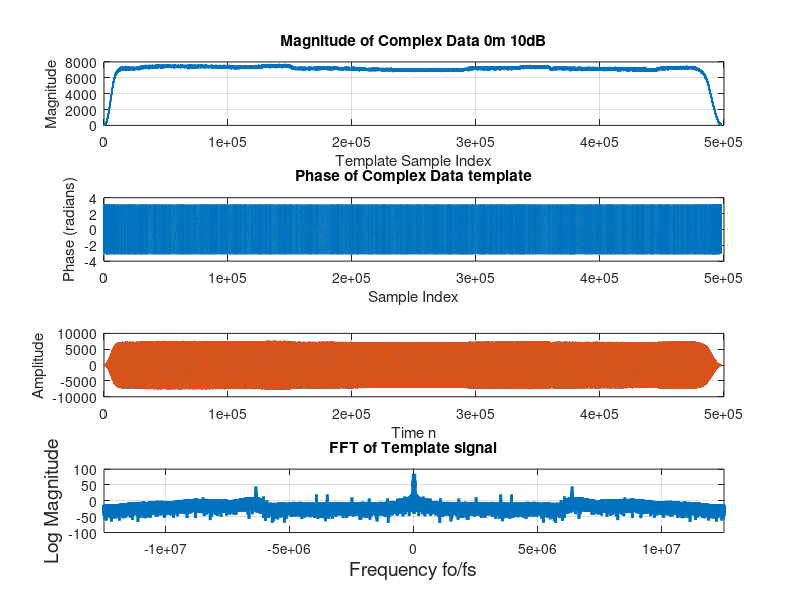
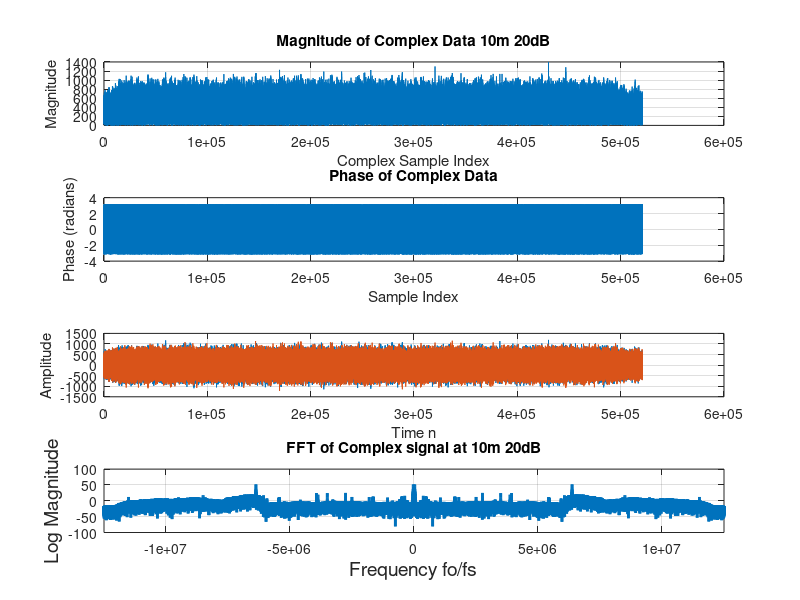
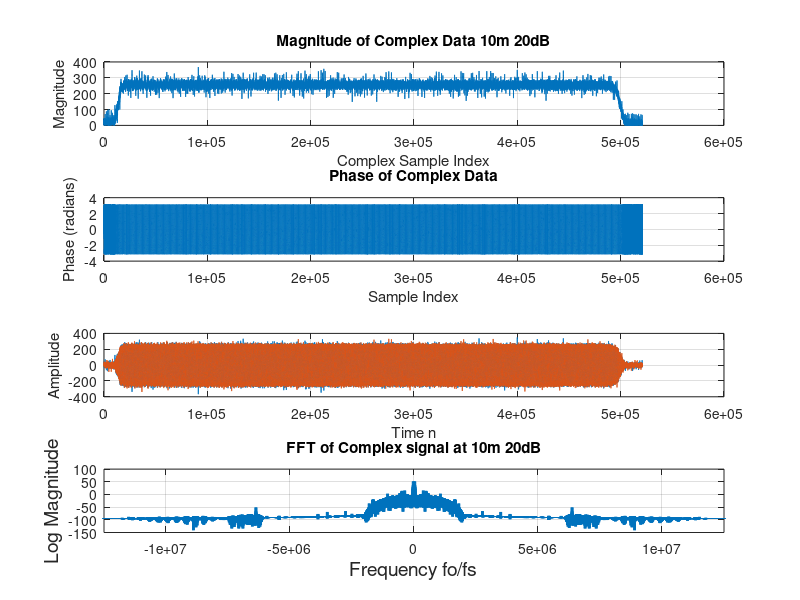
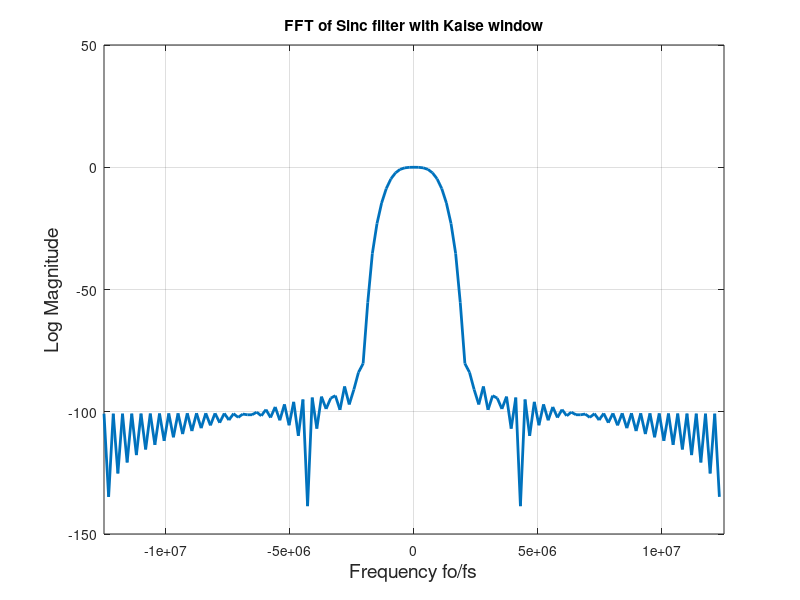

MATLAB code to generate these figures, in order: (Note: this script raises an error after producing the figures.)
clc;
close all;
clear all;

fs = 25e6;

temp = load("template_signal.mat");
pulse = load("complex_data_pulse.mat");
noise = load("noise.mat");

template_signal = temp.template_signal;
complex_pulse = pulse.complex_data_pulse;
noise_data = noise.noise_data;
real_data = real(complex_pulse);
imag_data = imag(complex_pulse);
% Perform further processing or analysis on complex_data
% For example, you can plot the magnitude and phase:
figure;
subplot(4, 1, 1);
plot(1:length(template_signal), abs(template_signal));
grid on
xlabel('Template Sample Index');
ylabel('Magnitude');
title('Magnitude of Complex Data 0m 10dB');

subplot(4, 1, 2);
plot(1:length(template_signal), angle(template_signal));
%plot(xval, angle(complex_data2(xval)));
grid on
xlabel('Sample Index');
ylabel('Phase (radians)');
title('Phase of Complex Data template');

subplot(4,1,3)
plot(1:length(template_signal), real(template_signal));
hold on
grid on
plot(1:length(template_signal), imag(template_signal));
xlabel("Time n")
ylabel("Amplitude")

subplot(4,1,4)
fftlen = 2*length(template_signal);
plot((-0.5:1/fftlen:0.5-1/fftlen)*fs,20*log10(fftshift(abs(fft(real(template_signal)/sum(template_signal),fftlen)))), 'linewidth',2)
grid on
title("FFT of Template signal")
xlabel('Frequency fo/fs', 'fontsize',14)
ylabel('Log Magnitude','fontsize',14 )
xlim([-fs/2 fs/2])

%Plotting unfiltered complex signal
figure;
subplot(4, 1, 1);
plot(1:length(complex_pulse), abs(complex_pulse));
grid on
xlabel('Complex Sample Index');
ylabel('Magnitude');
title('Magnitude of Complex Data 10m 20dB');

subplot(4, 1, 2);
plot(1:length(complex_pulse), angle(complex_pulse));
%plot(xval, angle(complex_data2(xval)));
grid on
xlabel('Sample Index');
ylabel('Phase (radians)');
title('Phase of Complex Data');

subplot(4,1,3)
plot(1:length(complex_pulse), real(complex_pulse));
hold on
grid on
plot(1:length(complex_pulse), imag(complex_pulse));
xlabel("Time n")
ylabel("Amplitude")

subplot(4,1,4)
fftlen = 2*length(complex_pulse);
plot((-0.5:1/fftlen:0.5-1/fftlen)*fs,20*log10(fftshift(abs(fft(real(complex_pulse)/sum(complex_pulse),fftlen)))), 'linewidth',2)
grid on
title("FFT of Complex signal at 10m 20dB")
xlabel('Frequency fo/fs', 'fontsize',14)
ylabel('Log Magnitude','fontsize',14 )
xlim([-fs/2 fs/2])

% Do match filter with complex pulse
%Filp the template signal for match filtering.
%template = fliplr(template_signal); % Matched filter template
%filtered_signal = filter(template,1, complex_pulse);
%filtered_signal = c_corr(template_signal, complex_pulse);


% figure;
% subplot(4, 1, 1);
% plot(1:length(filtered_signal), abs(filtered_signal));
% grid on
% xlabel('Filtered Sample Index');
% ylabel('Magnitude');
% title('Magnitude of Filtered Data 10m 20dB');
% 
% subplot(4, 1, 2);
% plot(1:length(filtered_signal), angle(filtered_signal));
% %plot(xval, angle(complex_data2(xval)));
% grid on
% xlabel('Sample Index');
% ylabel('Phase (radians)');
% title('Phase of Filtered Data');
% 
% subplot(4,1,3)
% plot(1:length(filtered_signal), real(filtered_signal));
% hold on
% grid on
% plot(1:length(filtered_signal), imag(filtered_signal));
% xlabel("Time n")
% ylabel("Amplitude")
% 
% subplot(4,1,4)
% fftlen = 2*length(filtered_signal);
% plot((-0.5:1/fftlen:0.5-1/fftlen)*fs,20*log10(fftshift(abs(fft(real(filtered_signal)/sum(filtered_signal),fftlen)))), 'linewidth',2)
% grid on
% title("FFT of Complex signal at 10m 20dB")
% xlabel('Frequency fo/fs', 'fontsize',14)
% ylabel('Log Magnitude','fontsize',14 )
% xlim([-fs/2 fs/2])
% 
% %noise and match filter
% %filtered_noise = filter(template,1,noise_data);
% filtered_noise = c_corr(template_signal, noise_data);
% 
% figure;
% subplot(3, 1, 1);
% plot(1:length(filtered_noise), abs(filtered_noise));
% grid on
% xlabel('Filtered Noise Index');
% ylabel('Magnitude');
% title('Magnitude of Filtered Noise 10m 20dB');
% 
% subplot(3, 1, 2);
% plot(1:length(filtered_noise), angle(filtered_noise));
% grid on
% xlabel('Sample Index');
% ylabel('Phase (radians)');
% title('Phase of Filtered Data');
% 
% subplot(3,1,3)
% plot(1:length(filtered_noise), real(filtered_noise));
% hold on
% grid on
% plot(1:length(filtered_noise), imag(filtered_noise));
% xlabel("Time n")
% ylabel("Amplitude")

%filter design
%HW_2 Problem 1 a

%Filter specifications:

fs = 25e6; %in MHz
f1 = 0; %in MHz
f2 = 2e6; %in MHz

A_db = 80;

Beta = A_db/10;

N = floor((fs/(f2-f1))*A_db/15);
if rem(N,2) == 0
    N=N+1;
end
NN = (N-1)/2;
phi = 2*pi*(-NN:NN)*(f1+f2)/(2*fs);
h = sin(phi)./phi;
h(NN+1) = 1;
h0 = h.*kaiser(2*NN+1, Beta)';
h1 = h0*(f2+f1)/fs;


sinc_filtered_pulse = filter(h1,1, complex_pulse);

figure;
subplot(4, 1, 1);
plot(1:length(sinc_filtered_pulse), abs(sinc_filtered_pulse));
grid on
xlabel('Complex Sample Index');
ylabel('Magnitude');
title('Magnitude of Complex Data 10m 20dB');

subplot(4, 1, 2);
plot(1:length(sinc_filtered_pulse), angle(sinc_filtered_pulse));
%plot(xval, angle(complex_data2(xval)));
grid on
xlabel('Sample Index');
ylabel('Phase (radians)');
title('Phase of Complex Data');

subplot(4,1,3)
plot(1:length(sinc_filtered_pulse), real(sinc_filtered_pulse));
hold on
grid on
plot(1:length(sinc_filtered_pulse), imag(sinc_filtered_pulse));
xlabel("Time n")
ylabel("Amplitude")

subplot(4,1,4)
fftlen = 2*length(sinc_filtered_pulse);
plot((-0.5:1/fftlen:0.5-1/fftlen)*fs,20*log10(fftshift(abs(fft(real(sinc_filtered_pulse)/sum(sinc_filtered_pulse),fftlen)))), 'linewidth',2)
grid on
title("FFT of Complex signal at 10m 20dB")
xlabel('Frequency fo/fs', 'fontsize',14)
ylabel('Log Magnitude','fontsize',14 )
xlim([-fs/2 fs/2])

figure;
fftlen = 2*length(h1);
plot((-0.5:1/fftlen:0.5-1/fftlen)*fs,20*log10(fftshift(abs(fft(real(h1)/sum(h1),fftlen)))), 'linewidth',2)
grid on
title("FFT of Sinc filter with Kaise window")
xlabel('Frequency fo/fs', 'fontsize',14)
ylabel('Log Magnitude','fontsize',14 )
xlim([-fs/2 fs/2])

%Plot of noise with filtered data.
filtered_noise = filter(h1,1, noise_data);
figure;
fftlen = 2*length(filtered_noise);
plot((-0.5:1/fftlen:0.5-1/fftlen)*fs,20*log10(fftshift(abs(fft(real(filtered_noise)/sum(filtered_noise),fftlen)))), 'linewidth',2)
grid on
title("FFT of Noise signal at 10m 20dB")
xlabel('Frequency fo/fs', 'fontsize',14)
ylabel('Log Magnitude','fontsize',14 )
xlim([-fs/2 fs/2])

%Using FIRPM 
fs = 25e6;
AdB = 60;
f1 = 0;
f2 = 2.1e6;
N = round(fs/(f2-f1) * AdB/22);

h=firpm(N-1, [0 f1 f2 fs/2]/(fs/2), [1 1 0 0], [1 10]);

figure;
fftlen = 1000;
plot((-0.5:1/fftlen:0.5-1/fftlen)*fs,20*log10(fftshift(abs(fft(h/sum(h),fftlen)))), 'linewidth',2)
grid on
title("FFT of Firpm filter")
xlabel('Frequency fo/fs', 'fontsize',14)
ylabel('Log Magnitude','fontsize',14 )
xlim([-fs/2 fs/2])

firpm_filtered_pulse = filter(h,1, complex_pulse);

figure;
subplot(4, 1, 1);
plot(1:length(firpm_filtered_pulse), abs(firpm_filtered_pulse));
grid on
xlabel('Complex Sample Index with FIRPM filter');
ylabel('Magnitude');
title('Magnitude of Complex Data 10m 20dB');

subplot(4, 1, 2);
plot(1:length(firpm_filtered_pulse), angle(firpm_filtered_pulse));
%plot(xval, angle(complex_data2(xval)));
grid on
xlabel('Sample Index');
ylabel('Phase (radians)');
title('Phase of Complex Data');

subplot(4,1,3)
plot(1:length(firpm_filtered_pulse), real(firpm_filtered_pulse));
hold on
grid on
plot(1:length(firpm_filtered_pulse), imag(firpm_filtered_pulse));
xlabel("Time n")
ylabel("Amplitude")

subplot(4,1,4)
fftlen = 2*length(firpm_filtered_pulse);
plot((-0.5:1/fftlen:0.5-1/fftlen)*fs,20*log10(fftshift(abs(fft(real(firpm_filtered_pulse)/sum(firpm_filtered_pulse),fftlen)))), 'linewidth',2)
grid on
title("FFT of Complex signal at 10m 20dB with FIRPM")
xlabel('Frequency fo/fs', 'fontsize',14)
ylabel('Log Magnitude','fontsize',14 )
xlim([-fs/2 fs/2])

%Plot of noise with filtered data.
filtered_noise = filter(h,1, noise_data);
figure;
fftlen = 2*length(filtered_noise);
plot((-0.5:1/fftlen:0.5-1/fftlen)*fs,20*log10(fftshift(abs(fft(real(filtered_noise)/sum(filtered_noise),fftlen)))), 'linewidth',2)
grid on
title("FFT of Noise signal at 10m 20dB with FIRPM")
xlabel('Frequency fo/fs', 'fontsize',14)
ylabel('Log Magnitude','fontsize',14 )
xlim([-fs/2 fs/2])



%cross corelation function
function [ r_xy ] = c_corr( x, ref )
    % C_CORR calculated the shiftd cross-correlation
    % y or the ref is assumed to be shorter, conj will be taken of y
    temp = xcorr(x,ref);
    L = numel(x);
    r_xy = temp(L:end);
end